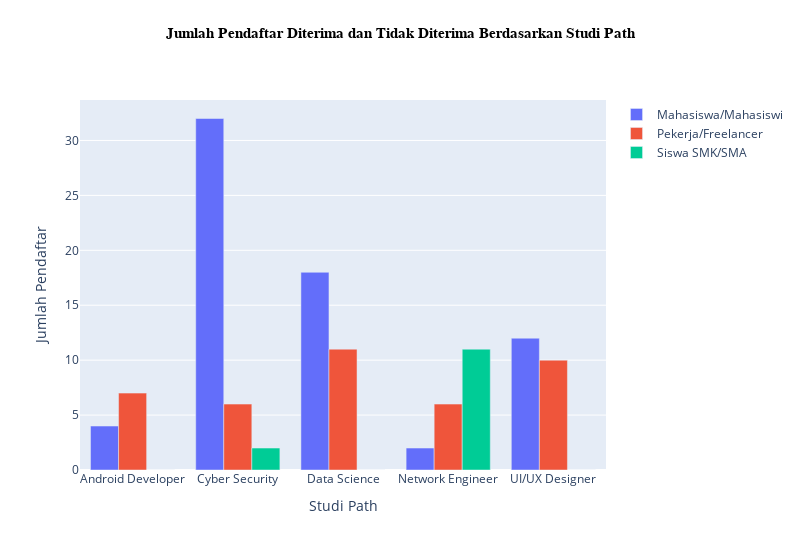

The notebook cell this image was saved under:
### Code cell
path_counts = df["Pekerjaan"].value_counts().reset_index()
Job_Status_Path = df.groupby(['Studi Path', 'Pekerjaan']).size().unstack(fill_value=0)

fig = go.Figure(data=[
    go.Bar(name='Mahasiswa/Mahasiswi', x=Job_Status_Path.index, y=Job_Status_Path["Mahasiswa/Mahasiswi"]),
    go.Bar(name='Pekerja/Freelancer', x=Job_Status_Path.index, y=Job_Status_Path['Pekerja/Freelancer']),
    go.Bar(name='Siswa SMK/SMA', x=Job_Status_Path.index, y=Job_Status_Path['Siswa SMA/SMK'])
])

# Menambahkan label dan judul
fig.update_layout(
    title='Jumlah Pendaftar Diterima dan Tidak Diterima Berdasarkan Studi Path',
    barmode='group',  # Agar batang saling bertumpuk
    xaxis_title='Studi Path',
    yaxis_title='Jumlah Pendaftar',
    showlegend=True,
    
    width=800,   # Lebar figur
    height=550,   # Tinggi figur
    title_font=dict(family="Arial", size=15, color="black", weight="bold"),  # Mengatur ukuran font
    title_x=0.5,               # Menyelaraskan judul di tengah
    title_y=0.95,  
)

# Menampilkan chart
fig.show()

### Figure 1 — Plotly figure (JSON) as saved in the notebook; plotly's stock layout.template omitted (floating-point values rounded to 4 significant figures)
{"data": [{"name": "Mahasiswa/Mahasiswi", "type": "bar", "x": ["Android Developer", "Cyber Security", "Data Science", "Network Engineer", "UI/UX Designer"], "y": [4, 32, 18, 2, 12]}, {"name": "Pekerja/Freelancer", "type": "bar", "x": ["Android Developer", "Cyber Security", "Data Science", "Network Engineer", "UI/UX Designer"], "y": [7, 6, 11, 6, 10]}, {"name": "Siswa SMK/SMA", "type": "bar", "x": ["Android Developer", "Cyber Security", "Data Science", "Network Engineer", "UI/UX Designer"], "y": [0, 2, 0, 11, 0]}], "layout": {"barmode": "group", "height": 550, "showlegend": true, "title": {"font": {"color": "black", "family": "Arial", "size": 15, "weight": "bold"}, "text": "Jumlah Pendaftar Diterima dan Tidak Diterima Berdasarkan Studi Path", "x": 0.5, "y": 0.95}, "width": 800, "xaxis": {"title": {"text": "Studi Path"}}, "yaxis": {"title": {"text": "Jumlah Pendaftar"}}}}
